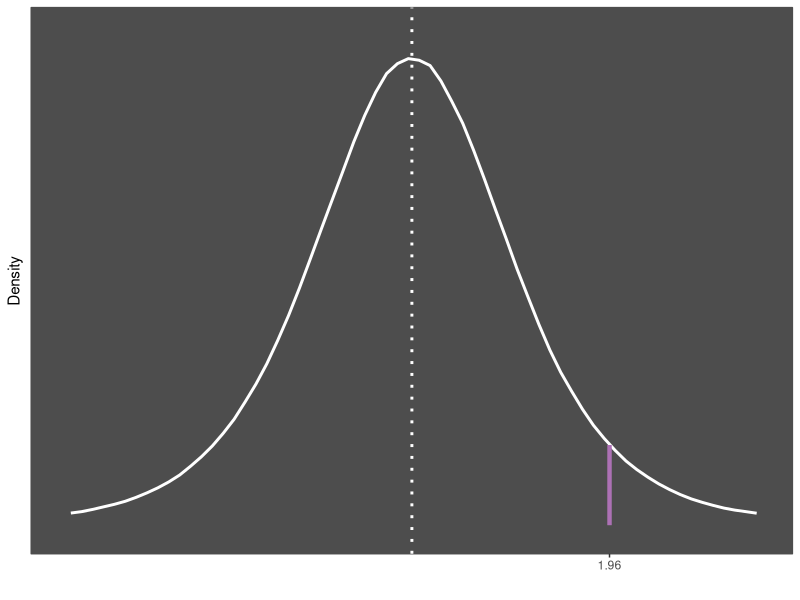
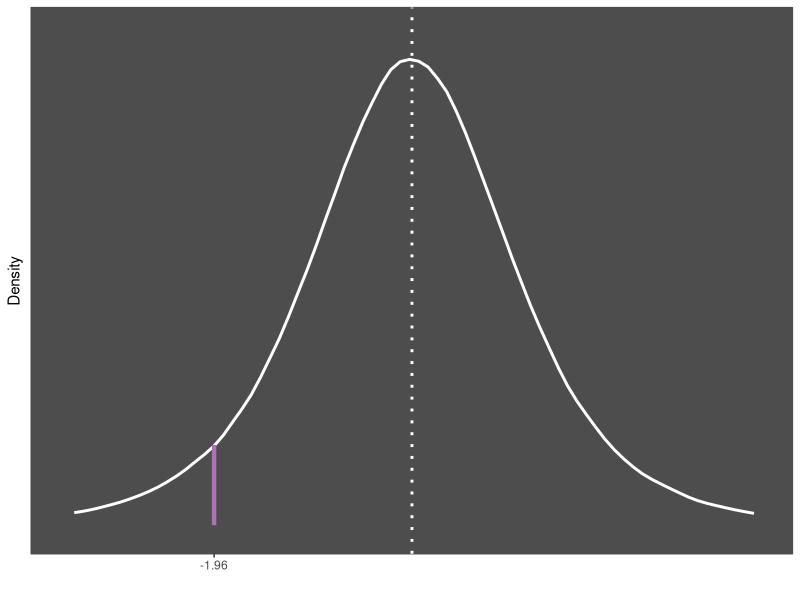
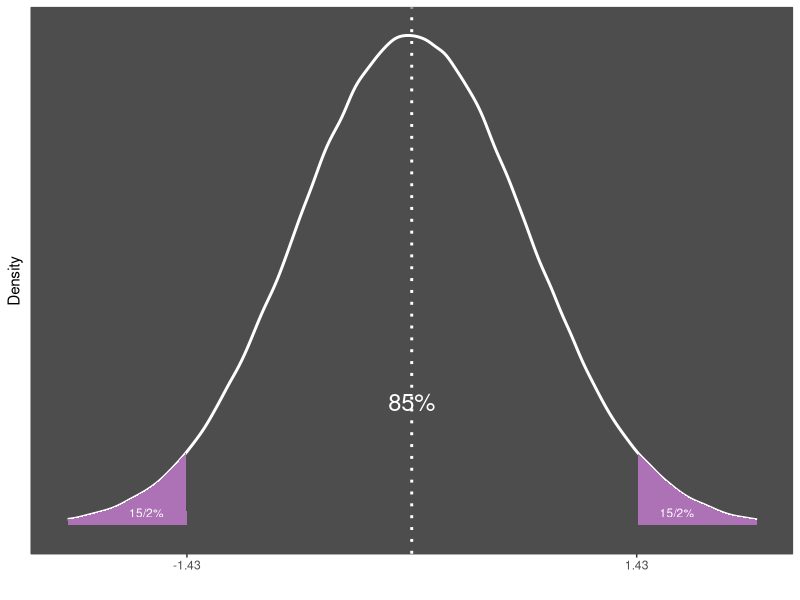
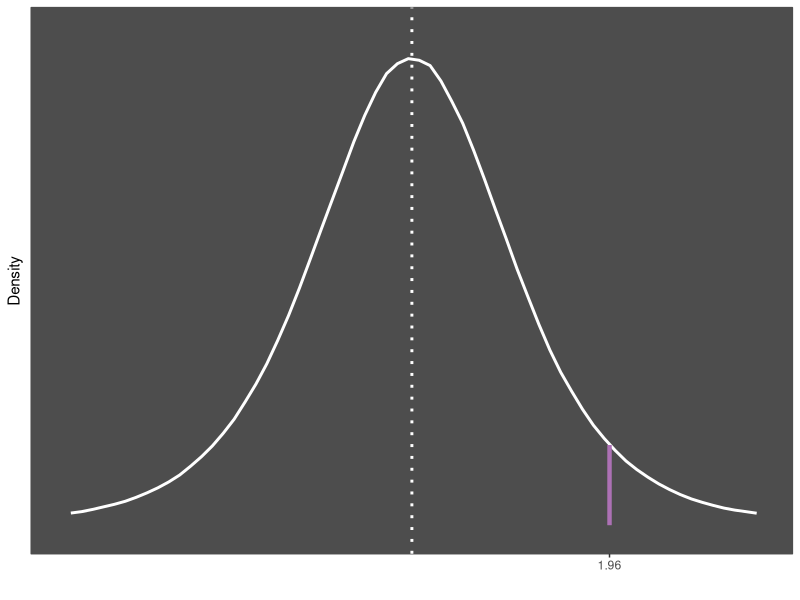
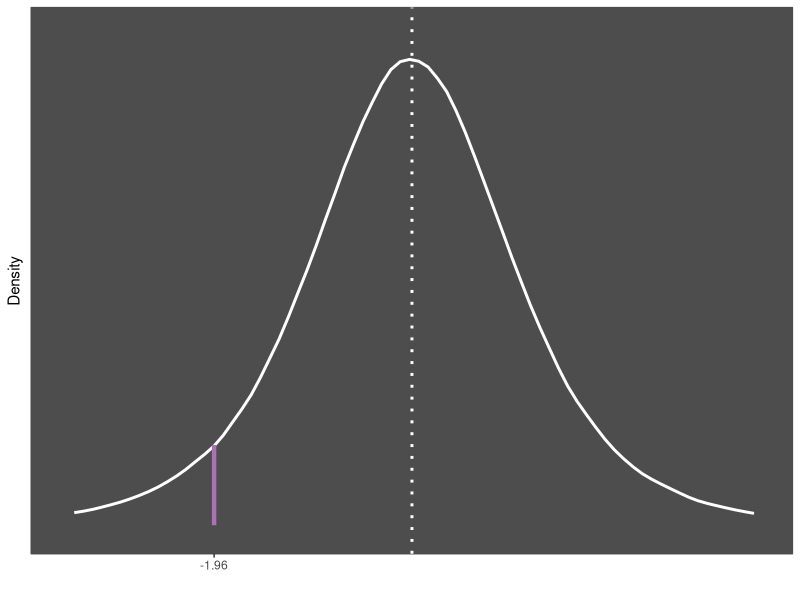
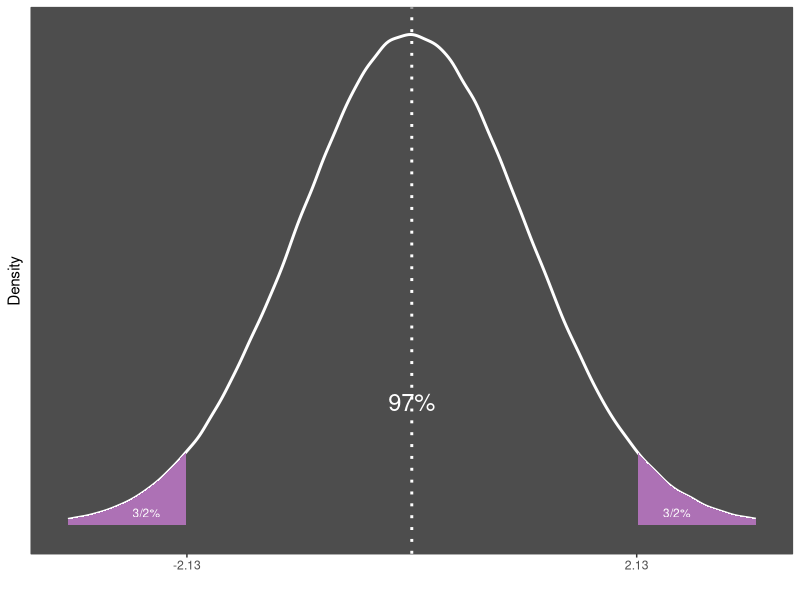

Generate these figures, in order, with R:
## ---- chunk 1
def.chunk.hook  <- knitr::knit_hooks$get("chunk")
knitr::knit_hooks$set(chunk = function(x, options) {
  x <- def.chunk.hook(x, options)
  ifelse(options$size != "normalsize", paste0("\n \\", options$size,"\n\n", x, "\n\n \\normalsize"), x)
})


knitr::knit_hooks$set(
  nospace = function(before, options, envir) {
    if (before) {
      knitr::asis_output("\\vspace*{-1.5ex}")
    }
  }
)

knitr::opts_chunk$set(echo = FALSE, comment=NA)

library(survival)
library(knitr)
library(kableExtra)
library(dplyr)

pbc <- survival::pbc
pbcseq <- survival::pbcseq
## ---- chunk 2
set.seed(2021)
x <- sample(c("No", "Yes"), 100, replace = TRUE)

kable(table(x))
## ---- chunk 3
qnorm(p = 0.05/2, lower.tail = FALSE)
## ---- chunk 4
qnorm(p = 0.05/2, lower.tail = TRUE)
## ---- chunk 5
library(ggplot2)
mu = 0
SD = 1
x <- rt(1000000, df = 5)
RI <- c(mu - 2 * SD, mu + 2 * SD)
meanX <- mean(x)

dat <- with(density(x), data.frame(x, y))
ggplot(data = dat, mapping = aes(x = x, y = y)) +
  geom_line(col = "white", lwd = 1) +
  geom_vline(aes(xintercept = meanX),
           color = "white", linetype = "dotted",  size = 1) +
  annotate(geom = "segment", x = 2, xend = 2, y = 0,
             yend = dt(2, df = 5),
             color = rgb(0.6769,0.4447,0.7114), lwd = 1.5) +
  labs(y="Density", x = "") +
  coord_cartesian(ylim = c(-0.003, 0.4), clip="off") +
  theme(panel.background = element_rect(fill="grey30", colour="grey30"), 
        panel.grid.major = element_blank(), panel.grid.minor = element_blank(),       
        axis.text.y=element_blank(), axis.ticks.y = element_blank()) +
  scale_x_continuous(breaks=c(RI[2]), limits = c(-3.5,3.5),
                     labels=c("1.96"))
## ---- chunk 6
library(ggplot2)
mu = 0
SD = 1
x <- rt(1000000, df = 5)
RI <- c(mu - 2 * SD, mu + 2 * SD)
meanX <- mean(x)

dat <- with(density(x), data.frame(x, y))
ggplot(data = dat, mapping = aes(x = x, y = y)) +
  geom_line(col = "white", lwd = 1) +
  geom_vline(aes(xintercept = meanX),
           color = "white", linetype = "dotted",  size = 1) +
  annotate(geom = "segment", x = -2, xend = -2, y = 0,
             yend = dt(2, df = 5),
             color = rgb(0.6769,0.4447,0.7114), lwd = 1.5) +
  labs(y="Density", x = "") +
  coord_cartesian(ylim = c(-0.003, 0.4), clip="off") +
  theme(panel.background = element_rect(fill="grey30", colour="grey30"), 
        panel.grid.major = element_blank(), panel.grid.minor = element_blank(),         
        axis.text.y=element_blank(), axis.ticks.y = element_blank()) +
  scale_x_continuous(breaks=c(RI[1]), limits = c(-3.5,3.5),
                     labels=c("-1.96"))
## ---- chunk 7
2 * pnorm(q = -1.43, lower.tail = TRUE)
## ---- chunk 8
library(ggplot2)
mu = 0
SD = 1
x <- rnorm(1000000, mu, SD)
RI <- c(mu - 1.95 * SD, mu + 1.95 * SD)
meanX <- mean(x)

dat <- with(density(x), data.frame(x, y))
ggplot(data = dat, mapping = aes(x = x, y = y)) +
  geom_line(col = "white", lwd = 1) +
  geom_area(mapping = aes(x = ifelse(x >= RI[2] , x, 30)), 
            fill = rgb(0.6769,0.4447,0.7114)) +
  geom_area(mapping = aes(x = ifelse(x <= RI[1] , x, -30)), 
            fill = rgb(0.6769,0.4447,0.7114)) +
  geom_vline(aes(xintercept = meanX),
           color = "white", linetype = "dotted",  size = 1) +
  labs(y="Density", x = "") +
  annotate(geom = "text", x = 0, y = 0.1, label = "85%",
              color = "white", cex = 6) +
  annotate(geom = "text", x = -2.3, y = 0.01, label = "15/2%",
              color = "white", cex = 3) +
  annotate(geom = "text", x = 2.3, y = 0.01, label = "15/2%",
              color = "white", cex = 3) +
  coord_cartesian(ylim = c(-0.003, 0.4), clip="off") +
  theme(panel.background = element_rect(fill="grey30", colour="grey30"), 
        panel.grid.major = element_blank(), panel.grid.minor = element_blank(),         axis.text.y=element_blank(), axis.ticks.y = element_blank()) +
  scale_x_continuous(breaks=c(RI[1], RI[2]), limits = c(-3,3),
                     labels=c("-1.43", "1.43"))
## ---- chunk 9
set.seed(2021)
x1 <- sample(c("No", "Yes"), 100, replace = TRUE)
x2 <- sample(c("No", "Yes"), 100, replace = TRUE)
kable(table(x1), caption = "the Netherlands")
kable(table(x2), caption = "Belgium")
## ---- chunk 10
qnorm(p = 0.05/2, lower.tail = FALSE)
## ---- chunk 11
qnorm(p = 0.05/2, lower.tail = TRUE)
## ---- chunk 12
library(ggplot2)
mu = 0
SD = 1
x <- rt(1000000, df = 5)
RI <- c(mu - 2 * SD, mu + 2 * SD)
meanX <- mean(x)

dat <- with(density(x), data.frame(x, y))
ggplot(data = dat, mapping = aes(x = x, y = y)) +
  geom_line(col = "white", lwd = 1) +
  geom_vline(aes(xintercept = meanX),
           color = "white", linetype = "dotted",  size = 1) +
  annotate(geom = "segment", x = 2, xend = 2, y = 0,
             yend = dt(2, df = 5),
             color = rgb(0.6769,0.4447,0.7114), lwd = 1.5) +
  labs(y="Density", x = "") +
  coord_cartesian(ylim = c(-0.003, 0.4), clip="off") +
  theme(panel.background = element_rect(fill="grey30", colour="grey30"), 
        panel.grid.major = element_blank(), panel.grid.minor = element_blank(),       
        axis.text.y=element_blank(), axis.ticks.y = element_blank()) +
  scale_x_continuous(breaks=c(RI[2]), limits = c(-3.5,3.5),
                     labels=c("1.96"))
## ---- chunk 13
library(ggplot2)
mu = 0
SD = 1
x <- rt(1000000, df = 5)
RI <- c(mu - 2 * SD, mu + 2 * SD)
meanX <- mean(x)

dat <- with(density(x), data.frame(x, y))
ggplot(data = dat, mapping = aes(x = x, y = y)) +
  geom_line(col = "white", lwd = 1) +
  geom_vline(aes(xintercept = meanX),
           color = "white", linetype = "dotted",  size = 1) +
  annotate(geom = "segment", x = -2, xend = -2, y = 0,
             yend = dt(2, df = 5),
             color = rgb(0.6769,0.4447,0.7114), lwd = 1.5) +
  labs(y="Density", x = "") +
  coord_cartesian(ylim = c(-0.003, 0.4), clip="off") +
  theme(panel.background = element_rect(fill="grey30", colour="grey30"), 
        panel.grid.major = element_blank(), panel.grid.minor = element_blank(),         
        axis.text.y=element_blank(), axis.ticks.y = element_blank()) +
  scale_x_continuous(breaks=c(RI[1]), limits = c(-3.5,3.5),
                     labels=c("-1.96"))
## ---- chunk 14
2 * pnorm(q = 2.13, lower.tail = FALSE)
## ---- chunk 15
library(ggplot2)
mu = 0
SD = 1
x <- rnorm(1000000, mu, SD)
RI <- c(mu - 1.95 * SD, mu + 1.95 * SD)
meanX <- mean(x)

dat <- with(density(x), data.frame(x, y))
ggplot(data = dat, mapping = aes(x = x, y = y)) +
  geom_line(col = "white", lwd = 1) +
  geom_area(mapping = aes(x = ifelse(x >= RI[2] , x, 30)), 
            fill = rgb(0.6769,0.4447,0.7114)) +
  geom_area(mapping = aes(x = ifelse(x <= RI[1] , x, -30)), 
            fill = rgb(0.6769,0.4447,0.7114)) +
  geom_vline(aes(xintercept = meanX),
           color = "white", linetype = "dotted",  size = 1) +
  labs(y="Density", x = "") +
  annotate(geom = "text", x = 0, y = 0.1, label = "97%",
              color = "white", cex = 6) +
  annotate(geom = "text", x = -2.3, y = 0.01, label = "3/2%",
              color = "white", cex = 3) +
  annotate(geom = "text", x = 2.3, y = 0.01, label = "3/2%",
              color = "white", cex = 3) +
  coord_cartesian(ylim = c(-0.003, 0.4), clip="off") +
  theme(panel.background = element_rect(fill="grey30", colour="grey30"), 
        panel.grid.major = element_blank(), panel.grid.minor = element_blank(),         axis.text.y=element_blank(), axis.ticks.y = element_blank()) +
  scale_x_continuous(breaks=c(RI[1], RI[2]), limits = c(-3,3),
                     labels=c("-2.13", "2.13"))
## ---- chunk 16
pbinom(q = 3, size = 10, prob = 0.4) 
## ---- chunk 17
pbinom(q = 5, size = 10, prob = 0.4, 
       lower.tail = FALSE) 
